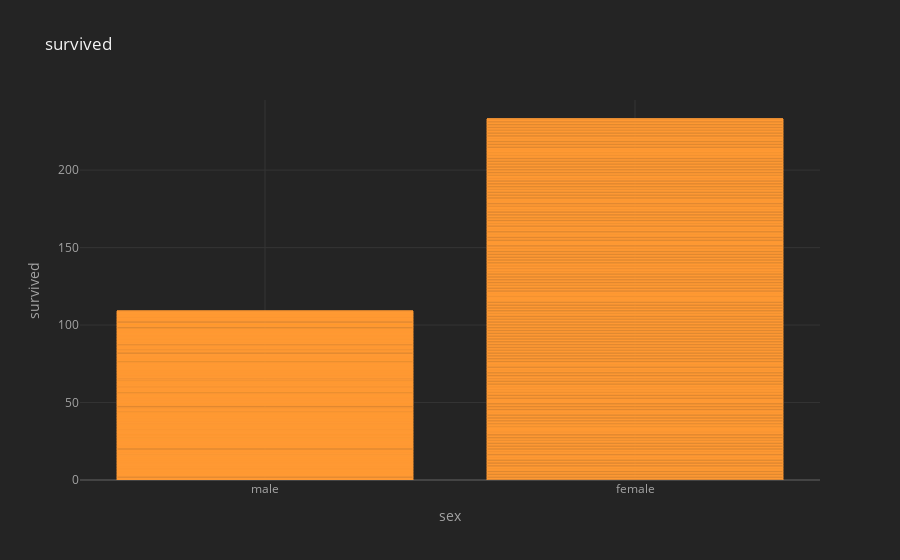

Source (notebook cell):
### Code cell
titanic.iplot(kind='bar', x='sex', y='survived', xTitle='sex', yTitle='survived', title='survived')

### Figure 1 — Plotly figure (JSON) as saved in the notebook; plotly's stock layout.template omitted (floating-point values rounded to 4 significant figures; data arrays with more than 128 entries replaced by an {"elided": "..."} marker saying what was removed)
{"data": [{"marker": {"color": "rgba(255, 153, 51, 0.6)", "line": {"color": "rgba(255, 153, 51, 1.0)", "width": 1}}, "name": "survived", "orientation": "v", "text": "", "type": "bar", "x": {"elided": "891 str values"}, "y": {"elided": "891 int values"}}], "layout": {"legend": {"bgcolor": "#242424", "font": {"color": "#F4F4F4"}}, "paper_bgcolor": "#242424", "plot_bgcolor": "#242424", "title": {"font": {"color": "#F4F4F4"}, "text": "survived"}, "xaxis": {"gridcolor": "#343434", "showgrid": true, "tickfont": {"color": "#A4A4A4"}, "title": {"font": {"color": "#A4A4A4"}, "text": "sex"}, "zerolinecolor": "#444444"}, "yaxis": {"gridcolor": "#343434", "showgrid": true, "tickfont": {"color": "#A4A4A4"}, "title": {"font": {"color": "#A4A4A4"}, "text": "survived"}, "zerolinecolor": "#444444"}}}
